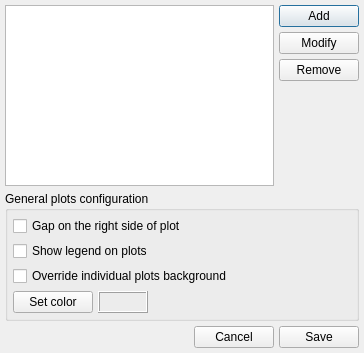
<?xml version="1.0" encoding="UTF-8"?>
<ui version="4.0">
 <class>Dialog_plotsConfiguration</class>
 <widget class="QDialog" name="Dialog_plotsConfiguration">
  <property name="geometry">
   <rect>
    <x>0</x>
    <y>0</y>
    <width>364</width>
    <height>353</height>
   </rect>
  </property>
  <property name="windowTitle">
   <string>Plots configuration</string>
  </property>
  <layout class="QGridLayout" name="gridLayout_2">
   <property name="leftMargin">
    <number>5</number>
   </property>
   <property name="topMargin">
    <number>5</number>
   </property>
   <property name="rightMargin">
    <number>5</number>
   </property>
   <property name="bottomMargin">
    <number>5</number>
   </property>
   <property name="spacing">
    <number>5</number>
   </property>
   <item row="0" column="3">
    <widget class="QPushButton" name="btn_addPlotDefinition">
     <property name="text">
      <string>Add</string>
     </property>
    </widget>
   </item>
   <item row="1" column="3">
    <widget class="QPushButton" name="btn_modifyPlotDefinition">
     <property name="text">
      <string>Modify</string>
     </property>
    </widget>
   </item>
   <item row="3" column="3">
    <spacer name="verticalSpacer">
     <property name="orientation">
      <enum>Qt::Vertical</enum>
     </property>
     <property name="sizeHint" stdset="0">
      <size>
       <width>20</width>
       <height>40</height>
      </size>
     </property>
    </spacer>
   </item>
   <item row="2" column="3">
    <widget class="QPushButton" name="btn_removePlotDefinition">
     <property name="text">
      <string>Remove</string>
     </property>
    </widget>
   </item>
   <item row="5" column="0">
    <spacer name="horizontalSpacer_2">
     <property name="orientation">
      <enum>Qt::Horizontal</enum>
     </property>
     <property name="sizeHint" stdset="0">
      <size>
       <width>40</width>
       <height>20</height>
      </size>
     </property>
    </spacer>
   </item>
   <item row="5" column="3">
    <widget class="QPushButton" name="btn_savePlotsConfiguration">
     <property name="text">
      <string>Save</string>
     </property>
    </widget>
   </item>
   <item row="5" column="2">
    <widget class="QPushButton" name="btn_cancel">
     <property name="text">
      <string>Cancel</string>
     </property>
    </widget>
   </item>
   <item row="0" column="0" rowspan="4" colspan="3">
    <widget class="QTreeWidget" name="list_plotDefinitions">
     <property name="indentation">
      <number>0</number>
     </property>
     <attribute name="headerVisible">
      <bool>false</bool>
     </attribute>
     <column>
      <property name="text">
       <string notr="true">1</string>
      </property>
     </column>
    </widget>
   </item>
   <item row="4" column="0" colspan="4">
    <widget class="QGroupBox" name="groupBox">
     <property name="title">
      <string>General plots configuration</string>
     </property>
     <layout class="QGridLayout" name="gridLayout">
      <property name="leftMargin">
       <number>5</number>
      </property>
      <property name="topMargin">
       <number>5</number>
      </property>
      <property name="rightMargin">
       <number>5</number>
      </property>
      <property name="bottomMargin">
       <number>5</number>
      </property>
      <property name="spacing">
       <number>5</number>
      </property>
      <item row="3" column="0">
       <widget class="QPushButton" name="btn_setPlotsBackground">
        <property name="text">
         <string>Set color</string>
        </property>
       </widget>
      </item>
      <item row="3" column="1">
       <widget class="QFrame" name="frame_plotsBackground">
        <property name="minimumSize">
         <size>
          <width>50</width>
          <height>0</height>
         </size>
        </property>
        <property name="frameShape">
         <enum>QFrame::Box</enum>
        </property>
        <property name="frameShadow">
         <enum>QFrame::Raised</enum>
        </property>
       </widget>
      </item>
      <item row="3" column="2">
       <spacer name="horizontalSpacer">
        <property name="orientation">
         <enum>Qt::Horizontal</enum>
        </property>
        <property name="sizeHint" stdset="0">
         <size>
          <width>40</width>
          <height>20</height>
         </size>
        </property>
       </spacer>
      </item>
      <item row="0" column="0" colspan="3">
       <widget class="QCheckBox" name="cb_plotsRightGap">
        <property name="text">
         <string>Gap on the right side of plot</string>
        </property>
       </widget>
      </item>
      <item row="1" column="0" colspan="3">
       <widget class="QCheckBox" name="cb_showLegends">
        <property name="text">
         <string>Show legend on plots</string>
        </property>
       </widget>
      </item>
      <item row="2" column="0" colspan="3">
       <widget class="QCheckBox" name="cb_overridePlotsBg">
        <property name="text">
         <string>Override individual plots background</string>
        </property>
       </widget>
      </item>
     </layout>
    </widget>
   </item>
  </layout>
 </widget>
 <resources/>
 <connections>
  <connection>
   <sender>cb_overridePlotsBg</sender>
   <signal>clicked(bool)</signal>
   <receiver>btn_setPlotsBackground</receiver>
   <slot>setEnabled(bool)</slot>
   <hints>
    <hint type="sourcelabel">
     <x>94</x>
     <y>283</y>
    </hint>
    <hint type="destinationlabel">
     <x>79</x>
     <y>299</y>
    </hint>
   </hints>
  </connection>
  <connection>
   <sender>cb_overridePlotsBg</sender>
   <signal>clicked(bool)</signal>
   <receiver>frame_plotsBackground</receiver>
   <slot>setEnabled(bool)</slot>
   <hints>
    <hint type="sourcelabel">
     <x>155</x>
     <y>284</y>
    </hint>
    <hint type="destinationlabel">
     <x>141</x>
     <y>300</y>
    </hint>
   </hints>
  </connection>
 </connections>
</ui>
